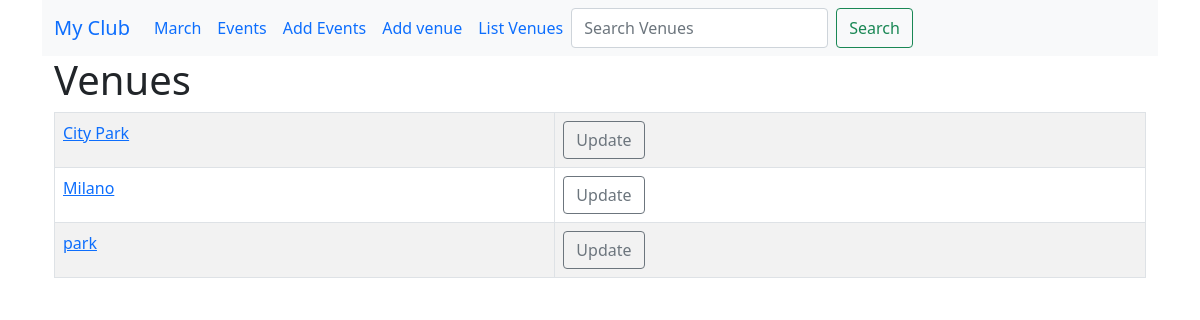
Before: /list_venues/ with the older database file.
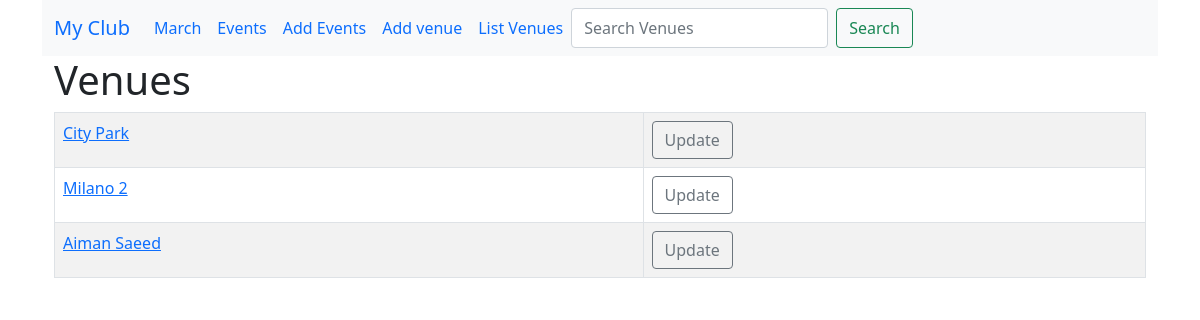
After: the same page with the newer database file.
### events/models.py (models this page shows)
class Venue(models.Model): #fields to use in form too
    name = models.CharField('Venue Name', max_length=120)
    address = models.CharField(max_length=300)
    zip_code = models.CharField(max_length=15,blank=True )
    phone = models.CharField('Contact Phone', max_length=15, blank=True)
    web = models.URLField('Website Address', max_length=200, blank=True)
    email_address = models.EmailField('Email')
    def __str__(self):
        return self.name

### events/views.py (the view)
# urls.py: path('list_venues/', views.list_venues, name='list-venues'),
def list_venues(request):
    venue_list = Venue.objects.all()
    return render(request, 'venue.html', {'venue_list': venue_list})

### events/templates/venue.html (shortened to what this page needs)
{% extends 'base.html'%}
{% block content %}
<div class="container">
    <h1>Venues</h1>
<table class="table table-hover table-striped table-bordered">
    {% for venue in venue_list %}
    <tr>
   <td><a href="{% url 'show-venue' venue.id %}">{{ venue }}</a>
   <br>
</td>
<td><a href="{% url 'update-venue' venue.id %}" class="btn btn-outline-secondary btn-small">Update</a></td>
</tr>
{% endfor %}
</table>
{% endblock %}

Changed rows visible on the page:
changed Venue: name "Milano" → "Milano 2"
changed Venue: name "park" → "Aiman Saeed"
